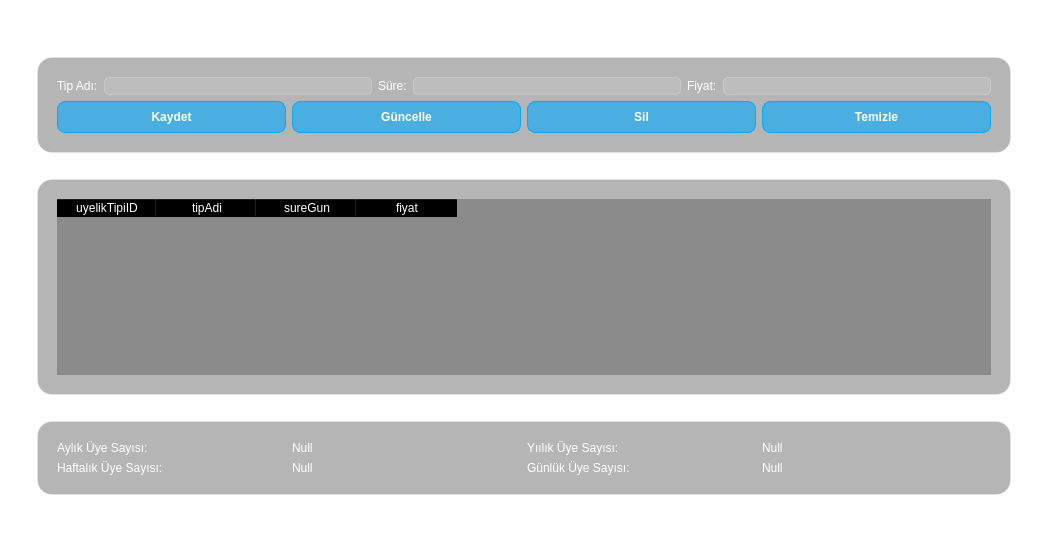
<?xml version="1.0" encoding="UTF-8"?>
<ui version="4.0">
 <class>MainWindow</class>
 <widget class="QMainWindow" name="MainWindow">
  <property name="geometry">
   <rect>
    <x>0</x>
    <y>0</y>
    <width>1058</width>
    <height>554</height>
   </rect>
  </property>
  <property name="windowTitle">
   <string>Üyelikler</string>
  </property>
  <property name="styleSheet">
   <string notr="true">/* GENEL PENCERE */
QWidget {
    background: transparent; /* Her şeyin arkasını boşaltır */
    color: white;
}

/* GRUP KUTULARI (Cam Efekti) */
QGroupBox {
    background-color: rgba(20, 20, 20, 80); /* Şeffaflığı artırdık (80/255) */
    border: 1px solid rgba(255, 255, 255, 40); /* İnce beyaz cam sınırı */
    border-radius: 15px;
    margin-top: 20px;
    padding: 10px;
}

/* BUTONLAR (Neon ve Şeffaf) */
QPushButton {
    background-color: rgba(0, 170, 255, 150); /* Yarı şeffaf mavi */
    border: 1px solid #00AAFF;
    border-radius: 8px;
    color: white;
    font-weight: bold;
    min-height: 30px;
}

QPushButton:hover {
    background-color: rgba(0, 170, 255, 200); /* Üstüne gelince belirginleşir */
}

/* GİRİŞ ALANLARI */
QLineEdit, QComboBox, QSpinBox {
    background-color: rgba(255, 255, 255, 30);
    border: 1px solid rgba(255, 255, 255, 50);
    border-radius: 5px;
    color: white;
}

/* TABLO */
QTableWidget {
    background-color: rgba(0, 0, 0, 60);
    gridline-color: rgba(255, 255, 255, 20);
    border: none;
}</string>
  </property>
  <widget class="QWidget" name="centralwidget">
   <layout class="QGridLayout" name="gridLayout">
    <item row="0" column="1">
     <spacer name="verticalSpacer">
      <property name="orientation">
       <enum>Qt::Orientation::Vertical</enum>
      </property>
      <property name="sizeType">
       <enum>QSizePolicy::Policy::Fixed</enum>
      </property>
      <property name="sizeHint" stdset="0">
       <size>
        <width>20</width>
        <height>18</height>
       </size>
      </property>
     </spacer>
    </item>
    <item row="1" column="0">
     <spacer name="horizontalSpacer">
      <property name="orientation">
       <enum>Qt::Orientation::Horizontal</enum>
      </property>
      <property name="sizeType">
       <enum>QSizePolicy::Policy::Fixed</enum>
      </property>
      <property name="sizeHint" stdset="0">
       <size>
        <width>18</width>
        <height>20</height>
       </size>
      </property>
     </spacer>
    </item>
    <item row="1" column="1" rowspan="2" colspan="2">
     <widget class="QFrame" name="frame">
      <property name="frameShape">
       <enum>QFrame::Shape::StyledPanel</enum>
      </property>
      <property name="frameShadow">
       <enum>QFrame::Shadow::Raised</enum>
      </property>
      <layout class="QGridLayout" name="gridLayout_2">
       <item row="0" column="0">
        <widget class="QGroupBox" name="groupBox">
         <property name="title">
          <string>Üyelik Türü İşlemleri</string>
         </property>
         <layout class="QGridLayout" name="gridLayout_5">
          <item row="0" column="0">
           <layout class="QHBoxLayout" name="horizontalLayout">
            <item>
             <widget class="QLabel" name="label">
              <property name="text">
               <string>Tip Adı:</string>
              </property>
             </widget>
            </item>
            <item>
             <widget class="QLineEdit" name="lbl_tipAdi"/>
            </item>
            <item>
             <widget class="QLabel" name="label_2">
              <property name="text">
               <string>Süre:</string>
              </property>
             </widget>
            </item>
            <item>
             <widget class="QLineEdit" name="lbl_fiyat_2"/>
            </item>
            <item>
             <widget class="QLabel" name="label_3">
              <property name="text">
               <string>Fiyat:</string>
              </property>
             </widget>
            </item>
            <item>
             <widget class="QLineEdit" name="lbl_fiyat"/>
            </item>
           </layout>
          </item>
          <item row="1" column="0">
           <layout class="QHBoxLayout" name="horizontalLayout_2">
            <item>
             <widget class="QPushButton" name="btn_kaydet">
              <property name="text">
               <string>Kaydet</string>
              </property>
             </widget>
            </item>
            <item>
             <widget class="QPushButton" name="btn_guncelle">
              <property name="text">
               <string>Güncelle</string>
              </property>
             </widget>
            </item>
            <item>
             <widget class="QPushButton" name="btn_sil">
              <property name="text">
               <string>Sil</string>
              </property>
             </widget>
            </item>
            <item>
             <widget class="QPushButton" name="btn_temizle">
              <property name="text">
               <string>Temizle</string>
              </property>
             </widget>
            </item>
           </layout>
          </item>
         </layout>
        </widget>
       </item>
       <item row="1" column="0">
        <widget class="QGroupBox" name="groupBox_2">
         <property name="title">
          <string>Üyelik Türü Listesi</string>
         </property>
         <layout class="QGridLayout" name="gridLayout_4">
          <item row="0" column="0">
           <widget class="QTableWidget" name="tbl_uyelikler">
            <column>
             <property name="text">
              <string>uyelikTipiID</string>
             </property>
            </column>
            <column>
             <property name="text">
              <string>tipAdi</string>
             </property>
            </column>
            <column>
             <property name="text">
              <string>sureGun</string>
             </property>
            </column>
            <column>
             <property name="text">
              <string>fiyat</string>
             </property>
            </column>
           </widget>
          </item>
         </layout>
        </widget>
       </item>
       <item row="2" column="0">
        <widget class="QGroupBox" name="groupBox_3">
         <property name="title">
          <string>Üyeler</string>
         </property>
         <layout class="QGridLayout" name="gridLayout_3">
          <item row="0" column="0">
           <layout class="QHBoxLayout" name="horizontalLayout_3">
            <item>
             <widget class="QLabel" name="label_4">
              <property name="text">
               <string>Aylık Üye Sayısı:</string>
              </property>
             </widget>
            </item>
            <item>
             <widget class="QLabel" name="label_5">
              <property name="text">
               <string>Null</string>
              </property>
             </widget>
            </item>
            <item>
             <widget class="QLabel" name="label_6">
              <property name="text">
               <string>Yıılık Üye Sayısı:</string>
              </property>
             </widget>
            </item>
            <item>
             <widget class="QLabel" name="label_7">
              <property name="text">
               <string>Null</string>
              </property>
             </widget>
            </item>
           </layout>
          </item>
          <item row="1" column="0">
           <layout class="QHBoxLayout" name="horizontalLayout_4">
            <item>
             <widget class="QLabel" name="label_8">
              <property name="text">
               <string>Haftalık Üye Sayısı:</string>
              </property>
             </widget>
            </item>
            <item>
             <widget class="QLabel" name="label_9">
              <property name="text">
               <string>Null</string>
              </property>
             </widget>
            </item>
            <item>
             <widget class="QLabel" name="label_10">
              <property name="text">
               <string>Günlük Üye Sayısı:</string>
              </property>
             </widget>
            </item>
            <item>
             <widget class="QLabel" name="label_11">
              <property name="text">
               <string>Null</string>
              </property>
             </widget>
            </item>
           </layout>
          </item>
         </layout>
        </widget>
       </item>
      </layout>
     </widget>
    </item>
    <item row="2" column="3">
     <spacer name="horizontalSpacer_2">
      <property name="orientation">
       <enum>Qt::Orientation::Horizontal</enum>
      </property>
      <property name="sizeType">
       <enum>QSizePolicy::Policy::Fixed</enum>
      </property>
      <property name="sizeHint" stdset="0">
       <size>
        <width>28</width>
        <height>20</height>
       </size>
      </property>
     </spacer>
    </item>
    <item row="3" column="2">
     <spacer name="verticalSpacer_2">
      <property name="orientation">
       <enum>Qt::Orientation::Vertical</enum>
      </property>
      <property name="sizeType">
       <enum>QSizePolicy::Policy::Fixed</enum>
      </property>
      <property name="sizeHint" stdset="0">
       <size>
        <width>20</width>
        <height>18</height>
       </size>
      </property>
     </spacer>
    </item>
   </layout>
  </widget>
  <widget class="QMenuBar" name="menubar">
   <property name="geometry">
    <rect>
     <x>0</x>
     <y>0</y>
     <width>1058</width>
     <height>25</height>
    </rect>
   </property>
  </widget>
  <widget class="QStatusBar" name="statusbar"/>
 </widget>
 <resources/>
 <connections/>
</ui>
